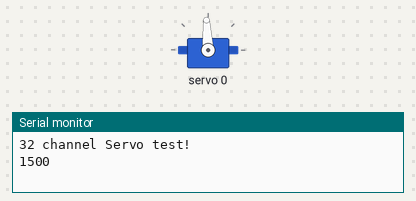
This sketch was run on a simulated ESP32. Parts: servo, the last lines printed to the serial monitor.

Above: at 0.1 s.
At 19.1 s:
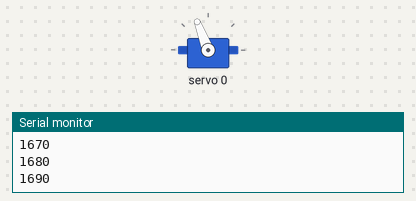
At 38.1 s:
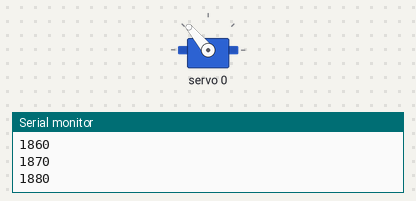
Timing chart, 0 to 40.0 s (numbered marks = the images above):
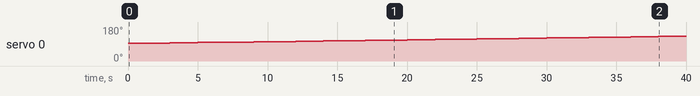

Measured:
- by itself, servo 0: moves from 93° to 131° over 38.0 s

The sketch:

pca_test.ino
```cpp
// (licence header left out)
#include <Wire.h>
#include <Adafruit_PWMServoDriver.h>

// called this way, it uses the default address 0x40
Adafruit_PWMServoDriver board1 = Adafruit_PWMServoDriver(0x40);
//Adafruit_PWMServoDriver board2 = Adafruit_PWMServoDriver(0x41);

// Depending on your servo make, the pulse width min and max may vary, you
// want these to be as small/large as possible without hitting the hard stop
// for max range. You'll have to tweak them as necessary to match the servos you
// have!
// Watch video V1 to understand the two lines below: http://youtu.be/y8X9X10Tn1k
#define SERVOMIN  205 // = (1ms/cycle)/(1s/50Hz * 1000 ms/s) * 4096 ticks/cycle   //200//125 // this is the 'minimum' pulse length count (out of 4096)
#define SERVOMAX  410 // = (2ms/cycle)/(1s/50Hz * 1000 ms/s) * 4096 ticks/cycle   //575 // this is the 'maximum' pulse length count (out of 4096)

int servoNumber = 0;

/*
 * angleToPulse(int ang)
 * gets angle in degree and returns the pulse width
 * also prints the value on seial monitor
 * written by Ahmad Nejrabi for Robojax, Robojax.com
 */
int angleToPulse(int ang){
   int pulse = map(ang,0, 180, SERVOMIN,SERVOMAX);// map angle of 0 to 180 to Servo min and Servo max
   Serial.print("Angle: ");Serial.print(ang);
   Serial.print(" pulse: ");Serial.println(pulse);
   return pulse;
}

void setup() {
  Serial.begin(9600);
  Serial.println("32 channel Servo test!");

  board1.begin();
  //board2.begin();
  board1.setPWMFreq(50); //(60);  // Analog servos run at ~60 Hz updates
  //board2.setPWMFreq(60);
  //yield();
}

void loop() {
  // for (int angle=0; angle<181; angle+=10){
  //   for (int i=0; i<1; i++)
  //     {
  //       Serial.print("Servo: ");Serial.print(i);
  //       //board2.setPWM(i, 0, angleToPulse(angle) );
  //       board1.setPWM(i, 0, angleToPulse(angle) );
  //     }
  // }

  // Serial.println("yo ");
  // robojax PCA9865 16 channel Servo control
  // board1.setPWM(0, 0, 200);
  // delay(1000);

  // Find sensible pulse width range in ticks
  // for (int ticks = 0; ticks < 4000; ticks += 100) {
  //   board1.setPWM(0, 0, ticks);
  //   Serial.println(ticks);
  //   delay(1000);
  // }

  // Fine tune in ticks
  // for (int ticks = 1000; ticks < 1260; ticks += 10) {
  //   board1.setPWM(0, 0, ticks);
  //   Serial.println(ticks);
  //   delay(1000);
  // }

  // Find sensible pulse width range in ms
  //for (int ms = 0; ms < 4000; ms += 100) {
  //  //board1.writeMicroseconds(1, ms);
  //  board1.writeMicroseconds(2, ms);
  //  Serial.println(ms);
  //  delay(1000);
  //}
  //board1.writeMicroseconds(0, 1650);
  //delay(10000);
  //board1.writeMicroseconds(0, 1750);
  //delay(10000);

  // wheels: start at 500, deadzone beteen 1620 and 1750, other way up to 2900 ms

  // Fine tune in ms
  for (int ms = 1500; ms < 1900; ms += 10) {
   board1.writeMicroseconds(0, ms);
   Serial.println(ms);
   delay(1000);
  }
  //board1.writeMicroseconds(0, 1650);
  //delay(10000);
  //board1.writeMicroseconds(0, 1750);
  //delay(10000);
}
```
